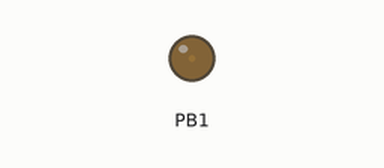
Bench run of a sketch on a simulated ATtiny85, built with avr-gcc and run on an emulated ATtiny85. On the bench: output pins drawn as LEDs (lit = HIGH).

Above: at 0.05 s.
At 1.55 s:
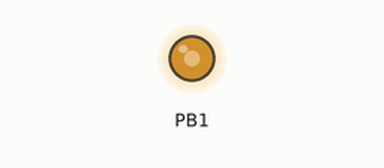
At 2.8 s:
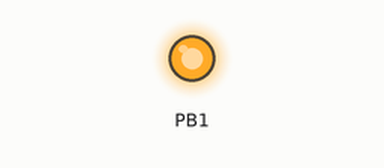
At 5.6 s:
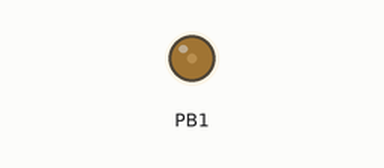
Timing chart, 0 to 9.3 s (numbered marks = the images above):
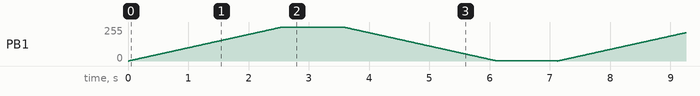

The sketch:

RGB_wave.ino
```cpp
void setup() {
    //P0, P1, and P4 are capable of hardware PWM (analogWrite).
    //0 is P0, 1 is P1, 4 is P4 - unlike the analog inputs,
    pinMode(1, OUTPUT);
    //for analog (PWM) outputs the pin number matches the port number.
}

void loop() {
    for (int i=0; i<256; i++){ // loop that slowly makes the led power on.
    analogWrite(1,i);
    delay(10);
      }
    delay(1000);
    for (int i=255; i>0; i--){ // loop that slowly makes the led power off.
    analogWrite(1,i);
    delay(10);
      }
    delay(1000);
}
```
